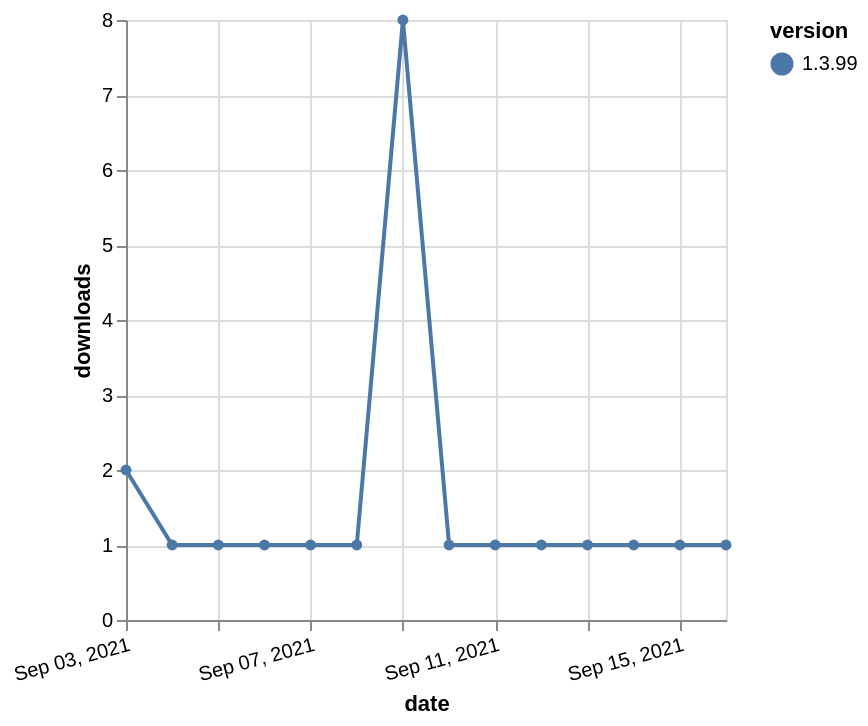

Vega-Lite specification stored for this chart:
### Vega-Lite specification from a JSON file in a GitHub repository (floating-point values rounded to 4 significant figures)
{"$schema": "https://vega.github.io/schema/vega-lite/v5.json", "description": "A simple bar chart with embedded data.", "data": {"values": [{"date": "2021-09-03", "total": 538, "delta": 2, "version": "1.3.99"}, {"date": "2021-09-04", "total": 539, "delta": 1, "version": "1.3.99"}, {"date": "2021-09-05", "total": 540, "delta": 1, "version": "1.3.99"}, {"date": "2021-09-06", "total": 541, "delta": 1, "version": "1.3.99"}, {"date": "2021-09-07", "total": 542, "delta": 1, "version": "1.3.99"}, {"date": "2021-09-08", "total": 543, "delta": 1, "version": "1.3.99"}, {"date": "2021-09-09", "total": 551, "delta": 8, "version": "1.3.99"}, {"date": "2021-09-10", "total": 552, "delta": 1, "version": "1.3.99"}, {"date": "2021-09-11", "total": 553, "delta": 1, "version": "1.3.99"}, {"date": "2021-09-12", "total": 554, "delta": 1, "version": "1.3.99"}, {"date": "2021-09-13", "total": 555, "delta": 1, "version": "1.3.99"}, {"date": "2021-09-14", "total": 556, "delta": 1, "version": "1.3.99"}, {"date": "2021-09-15", "total": 557, "delta": 1, "version": "1.3.99"}, {"date": "2021-09-16", "total": 558, "delta": 1, "version": "1.3.99"}]}, "width": "container", "mark": {"type": "line", "point": {"filled": true}}, "encoding": {"x": {"field": "date", "type": "temporal", "timeUnit": "yearmonthdate", "title": "date", "axis": {"labelAngle": -15}}, "y": {"field": "delta", "type": "quantitative", "title": "downloads"}, "color": {"field": "version", "type": "nominal"}, "tooltip": {"field": "delta"}}}
